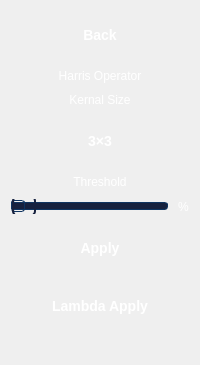
        <widget class="QWidget" name="harris_operator_controls">
         <layout class="QVBoxLayout" name="harris_operator_layout">
          <property name="spacing">
           <number>10</number>
          </property>
          <item>
           <widget class="QPushButton" name="back_button">
            <property name="cursor">
             <cursorShape>PointingHandCursor</cursorShape>
            </property>
            <property name="styleSheet">
             <string notr="true">QPushButton {
            background: qlineargradient(x1:0, y1:0, x2:1, y2:0,
                stop:0 #0f3460, stop:1 #16213e);
            color: white;
            border: none;
            padding: 12px 24px;
            font-size: 14px;
            margin: 4px 2px;
            border-radius: 8px;
            font-weight: bold;
            min-width: 120px;
        }
        QPushButton:hover {
            background: qlineargradient(x1:0, y1:0, x2:1, y2:0,
                stop:0 #16213e, stop:1 #0f3460);
            border: 1px solid #e94560;
        }
        QPushButton:pressed {
            background: qlineargradient(x1:0, y1:0, x2:1, y2:0,
                stop:0 #0f3460, stop:1 #16213e);
            padding-top: 13px;
            padding-bottom: 11px;
        }</string>
            </property>
            <property name="text">
             <string>Back</string>
            </property>
           </widget>
          </item>
          <item>
           <widget class="QLabel" name="harris_operator_label">
            <property name="styleSheet">
             <string notr="true">color:white;</string>
            </property>
            <property name="text">
             <string>Harris Operator</string>
            </property>
            <property name="alignment">
             <set>Qt::AlignCenter</set>
            </property>
            <property name="wordWrap">
             <bool>true</bool>
            </property>
           </widget>
          </item>
          <item>
           <widget class="QLabel" name="kernal_size_label">
            <property name="styleSheet">
             <string notr="true">color:white;</string>
            </property>
            <property name="text">
             <string>Kernal Size</string>
            </property>
            <property name="alignment">
             <set>Qt::AlignCenter</set>
            </property>
           </widget>
          </item>
          <item>
           <widget class="QPushButton" name="harris_kernel_size_button">
            <property name="cursor">
             <cursorShape>PointingHandCursor</cursorShape>
            </property>
            <property name="styleSheet">
             <string notr="true">QPushButton {
            background: qlineargradient(x1:0, y1:0, x2:1, y2:0,
                stop:0 #0f3460, stop:1 #16213e);
            color: white;
            border: none;
            padding: 12px 24px;
            font-size: 14px;
            margin: 4px 2px;
            border-radius: 8px;
            font-weight: bold;
            min-width: 120px;
        }
        QPushButton:hover {
            background: qlineargradient(x1:0, y1:0, x2:1, y2:0,
                stop:0 #16213e, stop:1 #0f3460);
            border: 1px solid #e94560;
        }
        QPushButton:pressed {
            background: qlineargradient(x1:0, y1:0, x2:1, y2:0,
                stop:0 #0f3460, stop:1 #16213e);
            padding-top: 13px;
            padding-bottom: 11px;
        }</string>
            </property>
            <property name="text">
             <string>3×3</string>
            </property>
           </widget>
          </item>
          <item>
           <widget class="QLabel" name="harris_threshold_label">
            <property name="styleSheet">
             <string notr="true">color:white;</string>
            </property>
            <property name="text">
             <string>Threshold</string>
            </property>
            <property name="alignment">
             <set>Qt::AlignCenter</set>
            </property>
           </widget>
          </item>
          <item>
           <layout class="QHBoxLayout" name="harris_slider_layout">
            <item>
             <widget class="QSlider" name="harris_threshold_slider">
              <property name="styleSheet">
               <string notr="true">QSlider::groove:horizontal {
            border: 1px solid #0f3460;
            height: 6px;
            background: #16213e;
            margin: 2px 0;
            border-radius: 3px;
        }
        QSlider::handle:horizontal {
            background: qlineargradient(x1:0, y1:0, x2:1, y2:1,
                stop:0 #e94560, stop:1 #0f3460);
            width: 20px;
            margin: -8px 0;
            border-radius: 6px;
            border: 2px solid #16213e;
        }
        QSlider::sub-page:horizontal {
            background: qlineargradient(x1:0, y1:0, x2:1, y2:0,
                stop:0 #e94560, stop:1 #0f3460);
            border: 1px solid #0f3460;
            height: 6px;
            border-radius: 3px;
        }</string>
              </property>
              <property name="orientation">
               <enum>Qt::Horizontal</enum>
              </property>
             </widget>
            </item>
            <item>
             <widget class="QLabel" name="harris_slider_label">
              <property name="styleSheet">
               <string notr="true">color:white;</string>
              </property>
              <property name="text">
               <string>%</string>
              </property>
             </widget>
            </item>
           </layout>
          </item>
          <item>
           <widget class="QPushButton" name="harris_operator_apply_button">
            <property name="cursor">
             <cursorShape>PointingHandCursor</cursorShape>
            </property>
            <property name="styleSheet">
             <string notr="true">QPushButton {
            background: qlineargradient(x1:0, y1:0, x2:1, y2:0,
                stop:0 #0f3460, stop:1 #16213e);
            color: white;
            border: none;
            padding: 12px 24px;
            font-size: 14px;
            margin: 4px 2px;
            border-radius: 8px;
            font-weight: bold;
            min-width: 120px;
        }
        QPushButton:hover {
            background: qlineargradient(x1:0, y1:0, x2:1, y2:0,
                stop:0 #16213e, stop:1 #0f3460);
            border: 1px solid #e94560;
        }
        QPushButton:pressed {
            background: qlineargradient(x1:0, y1:0, x2:1, y2:0,
                stop:0 #0f3460, stop:1 #16213e);
            padding-top: 13px;
            padding-bottom: 11px;
        }</string>
            </property>
            <property name="text">
             <string>Apply</string>
            </property>
           </widget>
          </item>
          <item>
           <widget class="QPushButton" name="lambda_harris_operator_apply_button">
            <property name="cursor">
             <cursorShape>PointingHandCursor</cursorShape>
            </property>
            <property name="styleSheet">
             <string notr="true">QPushButton {
            background: qlineargradient(x1:0, y1:0, x2:1, y2:0,
                stop:0 #0f3460, stop:1 #16213e);
            color: white;
            border: none;
            padding: 12px 24px;
            font-size: 14px;
            margin: 4px 2px;
            border-radius: 8px;
            font-weight: bold;
            min-width: 120px;
        }
        QPushButton:hover {
            background: qlineargradient(x1:0, y1:0, x2:1, y2:0,
                stop:0 #16213e, stop:1 #0f3460);
            border: 1px solid #e94560;
        }
        QPushButton:pressed {
            background: qlineargradient(x1:0, y1:0, x2:1, y2:0,
                stop:0 #0f3460, stop:1 #16213e);
            padding-top: 13px;
            padding-bottom: 11px;
        }</string>
            </property>
            <property name="text">
             <string>Lambda Apply</string>
            </property>
           </widget>
          </item>
          <item>
           <widget class="QLabel" name="label01">
            <property name="text">
             <string/>
            </property>
           </widget>
          </item>
         </layout>
        </widget>
